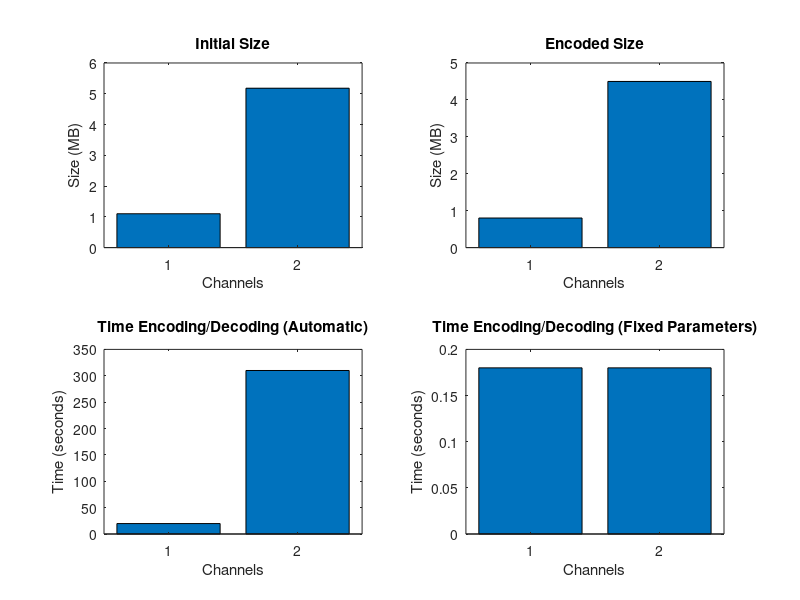

Write MATLAB code to recreate this figure.
% Data
channels = [2, 1];
initialSize = [5.18, 1.1]; % in MB
encodedSize = [4.5, 0.801]; % in MB
timeAuto = [310, 19.79]; % in seconds
timeFixed = [0.18, 0.18]; % in seconds

% Plotting
figure;

subplot(2, 2, 1);
bar(channels, initialSize);
xlabel('Channels');
ylabel('Size (MB)');
title('Initial Size');

subplot(2, 2, 2);
bar(channels, encodedSize);
xlabel('Channels');
ylabel('Size (MB)');
title('Encoded Size');

subplot(2, 2, 3);
bar(channels, timeAuto);
xlabel('Channels');
ylabel('Time (seconds)');
title('Time Encoding/Decoding (Automatic)');

subplot(2, 2, 4);
bar(channels, timeFixed);
xlabel('Channels');
ylabel('Time (seconds)');
title('Time Encoding/Decoding (Fixed Parameters)');
